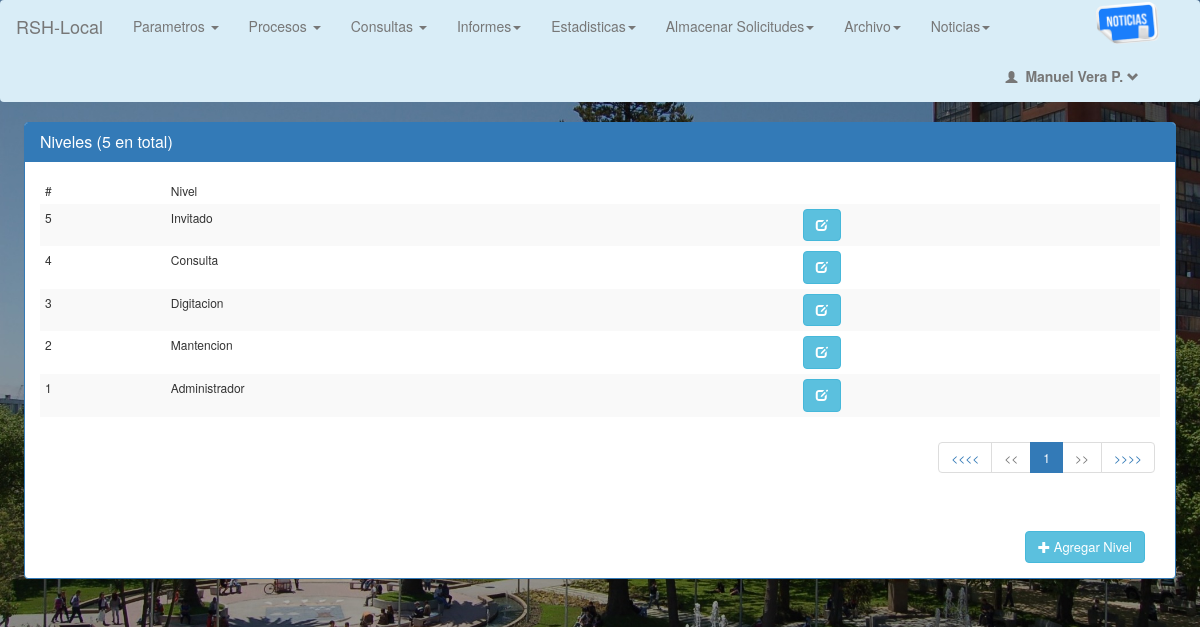
The app's page /app/Nivel.php (signed in) with its own data.
### tables this page shows
CREATE TABLE `nivel` (
  `id` int(10) unsigned NOT NULL AUTO_INCREMENT,
  `Nivel` varchar(255) DEFAULT NULL,
  PRIMARY KEY (`id`)
);

### Clases/ClaseConectar.php (called while the page is built, shortened)
<?php
abstract class Conectar
{
    public function conectar()
    {
        $this->mysqli = new mysqli('127.0.0.1', 'root', '','rshbd');
        return $this->mysqli;
    }
}

### Paginacion/PaginacionNivel.php (called while the page is built)
<?php
require_once("../Clases/ClasePagina.php");
$u=new Paginas();
$cantidad_resultados_por_pagina=15;
    if(isset($_GET["pagina"]))
    {
        if(is_numeric($_GET["pagina"]))
        {
            if($_GET["pagina"]==1){header("Location: Nivel.php");
            }else { $pagina=$_GET["pagina"]; }
            }else { header("Location: Nivel.php");
        }
    }else{$pagina=1;}
    $empezar_desde=($pagina-1 )*$cantidad_resultados_por_pagina;
    $sql1="
        select count(*) as cuantos from nivel;
    ";
    $todos=$u->getDatos($sql1);
    $sql="SELECT  nivel.*
          FROM nivel
          ORDER BY id DESC
          LIMIT ".$empezar_desde.",".$cantidad_resultados_por_pagina."";
    $datos=$u->getDatos($sql);
    $total_paginas=ceil($todos[0]->cuantos/$cantidad_resultados_por_pagina);
?>

### Clases/ClasePagina.php (called while the page is built, shortened)
<?php
require_once("ClaseConectar.php");
class Paginas extends Conectar
{
    private $db;
    public function __construct()
    {
        $this->db=parent::conectar();
    }
    public function getDatos($sql)
    {
        $this->usuarios=array();
        $datos = $this->db->query($sql);
        while($reg=$datos->fetch_object()){$this->usuarios[]=$reg;}
        return $this->usuarios;
    }
}

### app/Nivel.php (the view, shortened to what this page needs)
<?php
require_once("../Clases/ClasePagina.php");
require_once("../Paginacion/PaginacionNivel.php");
?>
<!DOCTYPE html>
<html>
    <head>
        <?php require_once("../Include/Header.php");?>
    </head>
    <body>
        <div class="box-miniing">
            <div class="row">
                <div class="panel panel-primary">
                    <div class="panel-heading">
                        <h3 class="panel-title">Niveles (<?php echo $todos[0]->cuantos?> en total)</h3>
                    </div>
                    <div class="panel-body">
                        <table class="table   table-striped table-hover">
                            <thead>
                                <tr>
                                    <td valign="top" >#</td>
                                    <td valign="top" >Nivel</td>
                                    <td valign="top" ></td>
                                </tr>
                            </thead>
                            <tbody>
                                <?php
                                $impresos=0;
                                foreach($datos as $dato)
                                {
                                    $impresos++;
                                    ?>
                                    <tr>
                                        <td valign="top" ><?php echo $dato->id?></td>
                                        <td valign="top" ><?php echo $dato->Nivel?></td>
                                        <td>
                                            <a href="EditNivel.php?id=<?php echo $dato->id;?>" title="Agregar Usuario">
                                                <button type='button' class="btn btn-info" data-toggle="modal" >
                                                    <span class="glyphicon glyphicon-edit" ></span>
                                                </button>
                                            </a>
                                        </td>
                                    </tr>
                                    <?php
                                }
                                ?>
                            <tr>
                                <td colspan="9">
                                    <div class="pull-right">
                                        <ul class="pagination">
                                            <li><a href="Nivel.php">&#60;&#60;&#60;&#60;</a></li>
                                            <?php
                                            if($pagina==1)
                                            {
                                                ?>
                                                <li class="disabled"><a href="javascript:void(0);">&#60;&#60;</a></li>
                                                <?php
                                            }else
                                            {
                                                $anterior=$pagina-1;
                                                ?>
                                                <li><a href="Pergfil.php?pagina=<?php echo $anterior?>">&#60;&#60;</a></li>
                                                <?php
                                            }
                                            ?>
                                            <?php
                                            for($i=1;$i<=$total_paginas;$i++)
                                            {
                                                ?>
                                                <li <?php if($pagina==$i){echo 'class="active"';}?>><a href="Nivel.php?pagina=<?php echo $i;?>"><?php echo $i?></a></li>
                                                <?php
                                            }
                                            ?>
                                            <?php
                                            if($impresos==$cantidad_resultados_por_pagina and $pagina<$total_paginas)
                                            {
                                                $proximo=$pagina+1;
                                                ?>
                                                <li><a href="Nivel.php?pagina=<?php echo $proximo?>">&#62;&#62;</a></li>
                                                <?php
                                            }else
                                            {
                                                ?>
                                                <li class="disabled"><a href="javascript:void(0);">&#62;&#62;</a></li>
                                                <?php
                                            }
                                            ?>
                                            <li><a href="Nivel.php?pagina=<?php echo $total_paginas?>">&#62;&#62;&#62;&#62;</a></li>
                                        </ul>
                                    </div>
                                </td>
                            </tr>
                            </tbody>
                        </table>
                    <div class="panel-heading">
                        <div class="btn-group pull-right">
                            <a href="AddNivel.php" title="Agregar Cliente">
                                <button type='button' class="btn btn-info" data-toggle="modal" >
                                    <span class="glyphicon glyphicon-plus" ></span>
                                    Agregar Nivel
                                </button>
                            </a>
                        </div>
                    </div>
                    </div>
                </div>
            </div>
        </div>
    </body>
</html>

### css/print.css (style rules this page uses)
.panel-heading { display: none !important; }
* { color: black !important; font-family: Arial !important; background: none !important; }
body { padding: 0; }
table.table thead tr { border-top: 1px solid black !important; border-bottom: 1px solid black !important; }
table.table tbody tr { border-bottom: 1px solid gray !important; }
table.table tbody td, table.table thead th { padding-top: 4px; padding-bottom: 4px; color: black !important; font-size: 10px !important; border: none !important; }
.btn-group,.Well { display: none !important; }
table { max-width: 100%; border-collapse: collapse; border-spacing: 0; }
.table { width: 100%; margin-bottom: 18px; }
.table th, .table td { padding: 8px; line-height: 18px; text-align: left; vertical-align: top; border-top: 1px solid #ddd; }
.table thead:first-child tr th, .table thead:first-child tr td { border-top: 0; }
.table-striped tbody tr:nth-child(odd) td, .table-striped tbody tr:nth-child(odd) th { background-color: #f9f9f9; }
.row { margin-right: 2%; margin-left: 2%; border: none ; }
.panel-body { padding: 8px; border: none; }

### records on screen
nivel: id "5", Nivel "Invitado"
nivel: id "4", Nivel "Consulta"
nivel: id "3", Nivel "Digitacion"
nivel: id "2", Nivel "Mantencion"
nivel: id "1", Nivel "Administrador"

### other values on screen
$nombre "Manuel"
$apellido "Vera P."
$todos[0]->cuantos "5"
